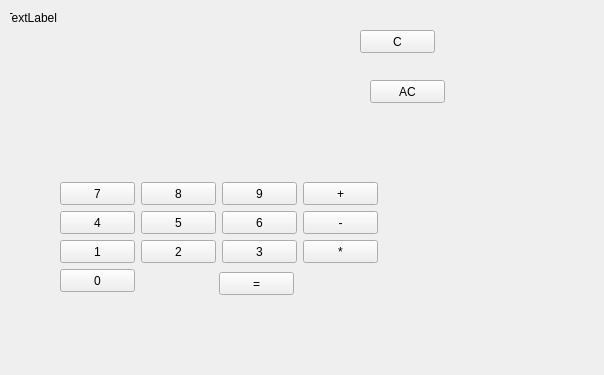
<?xml version="1.0" encoding="UTF-8"?>
<ui version="4.0">
 <class>CalculatorInterface</class>
 <widget class="QWidget" name="CalculatorInterface">
  <property name="geometry">
   <rect>
    <x>0</x>
    <y>0</y>
    <width>604</width>
    <height>375</height>
   </rect>
  </property>
  <property name="windowTitle">
   <string>CalculatorInterface</string>
  </property>
  <widget class="QLabel" name="label">
   <property name="geometry">
    <rect>
     <x>10</x>
     <y>10</y>
     <width>47</width>
     <height>16</height>
    </rect>
   </property>
   <property name="text">
    <string>TextLabel</string>
   </property>
   <property name="alignment">
    <set>Qt::AlignRight|Qt::AlignTrailing|Qt::AlignVCenter</set>
   </property>
  </widget>
  <widget class="QPushButton" name="button_7">
   <property name="geometry">
    <rect>
     <x>60</x>
     <y>182</y>
     <width>75</width>
     <height>23</height>
    </rect>
   </property>
   <property name="text">
    <string>7</string>
   </property>
  </widget>
  <widget class="QPushButton" name="button_8">
   <property name="geometry">
    <rect>
     <x>141</x>
     <y>182</y>
     <width>75</width>
     <height>23</height>
    </rect>
   </property>
   <property name="text">
    <string>8</string>
   </property>
  </widget>
  <widget class="QPushButton" name="button_plus">
   <property name="geometry">
    <rect>
     <x>303</x>
     <y>182</y>
     <width>75</width>
     <height>23</height>
    </rect>
   </property>
   <property name="text">
    <string>+</string>
   </property>
  </widget>
  <widget class="QPushButton" name="button_9">
   <property name="geometry">
    <rect>
     <x>222</x>
     <y>182</y>
     <width>75</width>
     <height>23</height>
    </rect>
   </property>
   <property name="text">
    <string>9</string>
   </property>
  </widget>
  <widget class="QPushButton" name="button_4">
   <property name="geometry">
    <rect>
     <x>60</x>
     <y>211</y>
     <width>75</width>
     <height>23</height>
    </rect>
   </property>
   <property name="text">
    <string>4</string>
   </property>
  </widget>
  <widget class="QPushButton" name="button_5">
   <property name="geometry">
    <rect>
     <x>141</x>
     <y>211</y>
     <width>75</width>
     <height>23</height>
    </rect>
   </property>
   <property name="text">
    <string>5</string>
   </property>
  </widget>
  <widget class="QPushButton" name="button_minus">
   <property name="geometry">
    <rect>
     <x>303</x>
     <y>211</y>
     <width>75</width>
     <height>23</height>
    </rect>
   </property>
   <property name="text">
    <string>-</string>
   </property>
  </widget>
  <widget class="QPushButton" name="button_1">
   <property name="geometry">
    <rect>
     <x>60</x>
     <y>240</y>
     <width>75</width>
     <height>23</height>
    </rect>
   </property>
   <property name="text">
    <string>1</string>
   </property>
  </widget>
  <widget class="QPushButton" name="button_6">
   <property name="geometry">
    <rect>
     <x>222</x>
     <y>211</y>
     <width>75</width>
     <height>23</height>
    </rect>
   </property>
   <property name="text">
    <string>6</string>
   </property>
  </widget>
  <widget class="QPushButton" name="button_2">
   <property name="geometry">
    <rect>
     <x>141</x>
     <y>240</y>
     <width>75</width>
     <height>23</height>
    </rect>
   </property>
   <property name="text">
    <string>2</string>
   </property>
  </widget>
  <widget class="QPushButton" name="button_3">
   <property name="geometry">
    <rect>
     <x>222</x>
     <y>240</y>
     <width>75</width>
     <height>23</height>
    </rect>
   </property>
   <property name="text">
    <string>3</string>
   </property>
  </widget>
  <widget class="QPushButton" name="button_0">
   <property name="geometry">
    <rect>
     <x>60</x>
     <y>269</y>
     <width>75</width>
     <height>23</height>
    </rect>
   </property>
   <property name="text">
    <string>0</string>
   </property>
  </widget>
  <widget class="QPushButton" name="button_razy">
   <property name="geometry">
    <rect>
     <x>303</x>
     <y>240</y>
     <width>75</width>
     <height>23</height>
    </rect>
   </property>
   <property name="text">
    <string>*</string>
   </property>
  </widget>
  <widget class="QPushButton" name="button_AC">
   <property name="geometry">
    <rect>
     <x>370</x>
     <y>80</y>
     <width>75</width>
     <height>23</height>
    </rect>
   </property>
   <property name="text">
    <string>AC</string>
   </property>
  </widget>
  <widget class="QPushButton" name="button_C">
   <property name="geometry">
    <rect>
     <x>360</x>
     <y>30</y>
     <width>75</width>
     <height>23</height>
    </rect>
   </property>
   <property name="text">
    <string>C</string>
   </property>
  </widget>
  <widget class="QPushButton" name="button_rowna">
   <property name="geometry">
    <rect>
     <x>219</x>
     <y>272</y>
     <width>75</width>
     <height>23</height>
    </rect>
   </property>
   <property name="text">
    <string>=</string>
   </property>
  </widget>
 </widget>
 <layoutdefault spacing="6" margin="11"/>
 <resources/>
 <connections/>
</ui>
